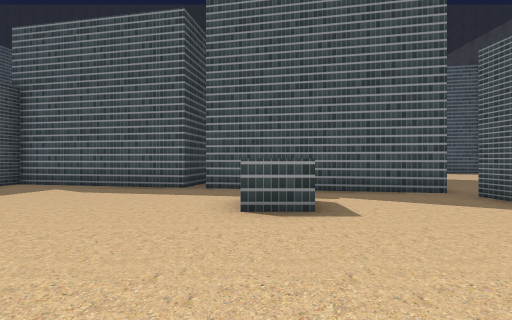
View 1 (above)

24 first-person views from a walk through a 3-D level made in the Unity game engine. The camera is 1.4 m above the floor, looks level and sees 85° across. The floor is counted in squares, 1.87 m on a side. Each view is taken from the middle of a square. On the plan, view 1 faces up. The plan holds only what a view shows up to about 10 squares ahead; the rest is blank. The place goes on beyond the plan. The player is left out. Some surface patterns are stand-ins.

View 2
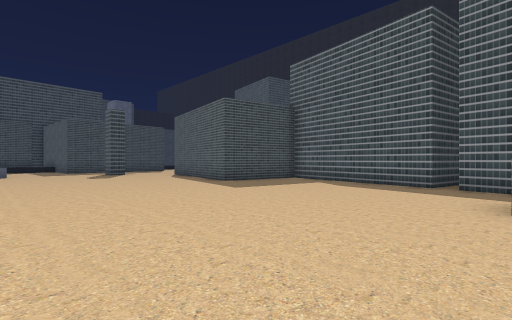

View 3
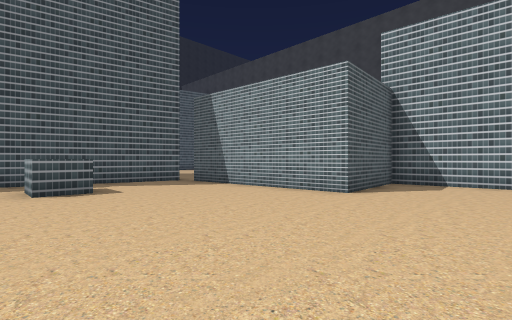

View 4
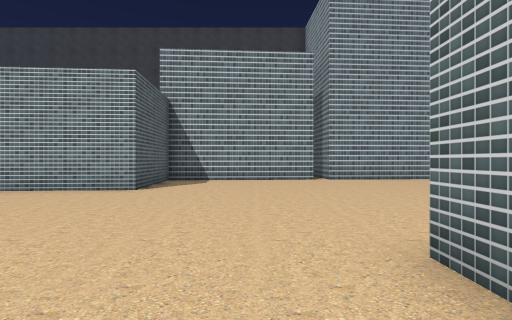

View 5
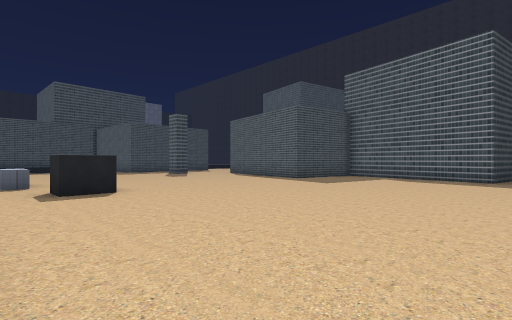

View 6
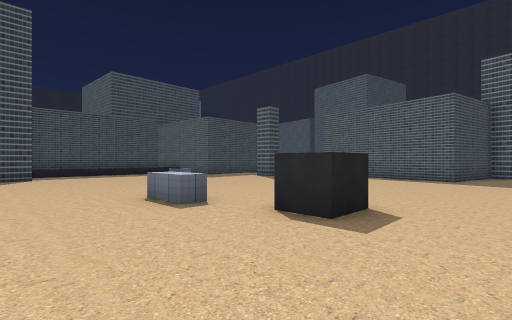

View 7
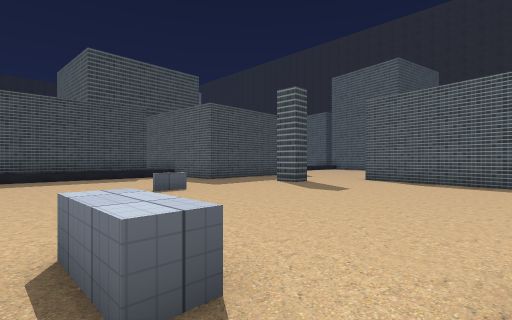

View 8
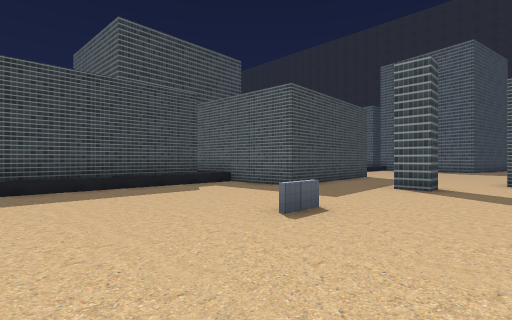

View 9
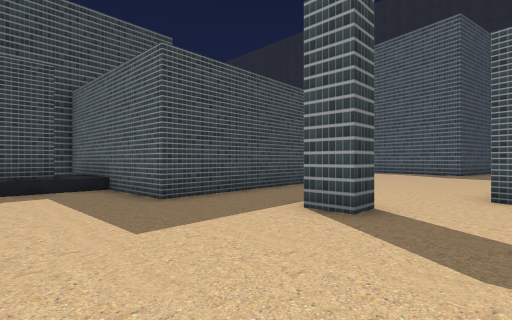

View 10
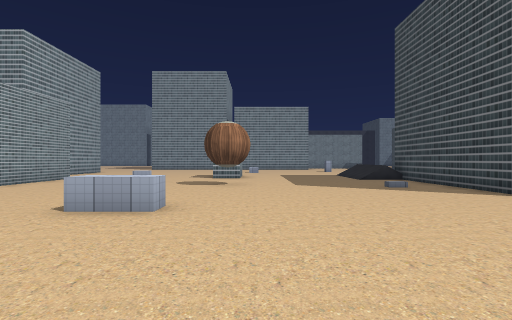

View 11
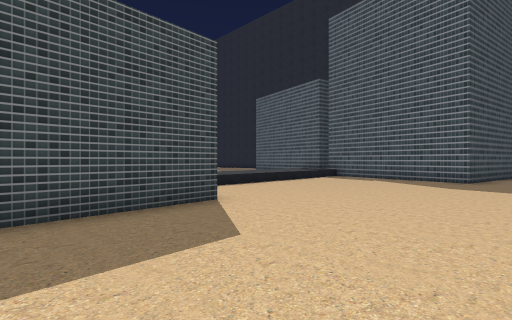

View 12
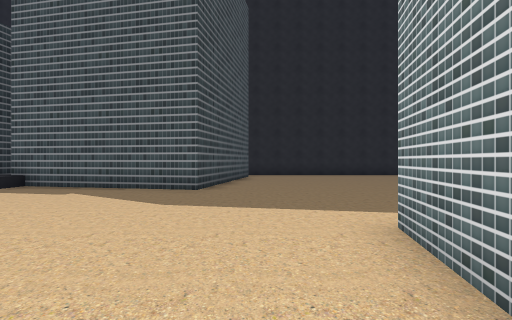

View 13
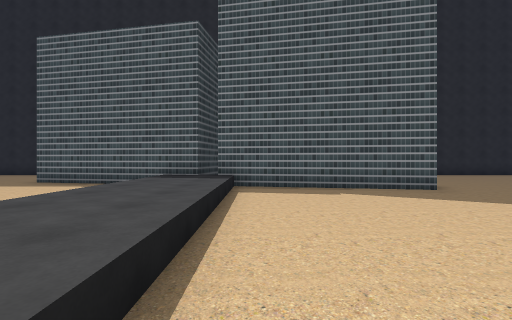

View 14
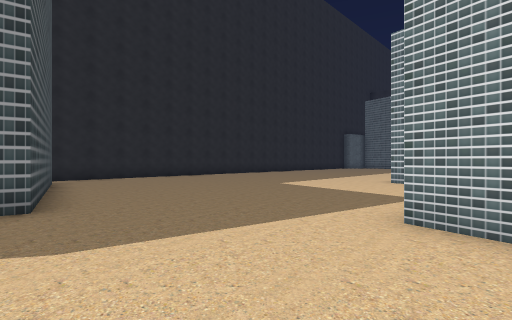

View 15
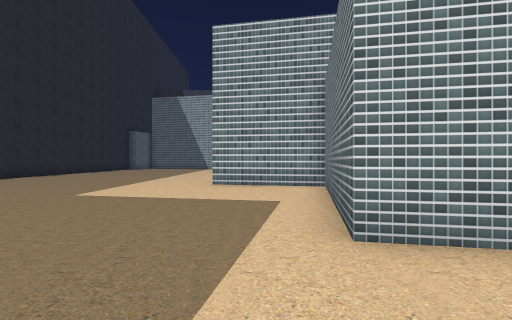

View 16
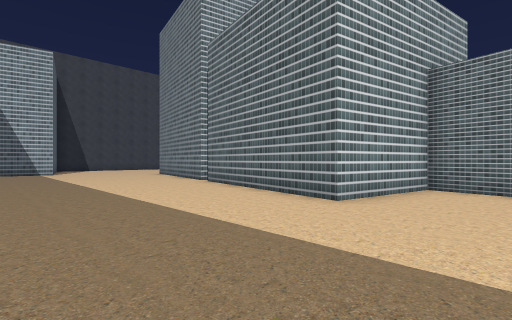

View 17
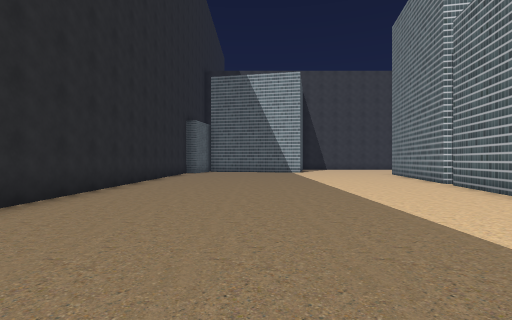

View 18
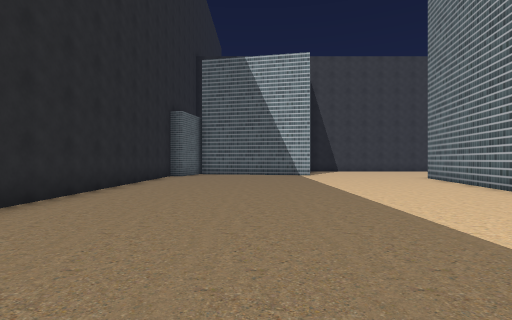

View 19
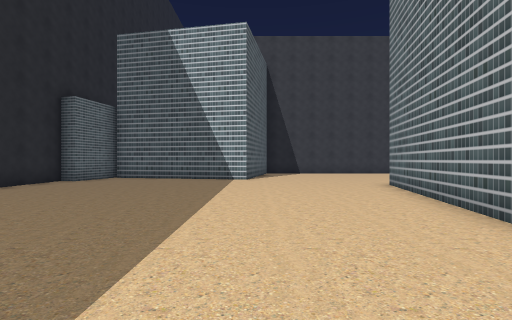

View 20
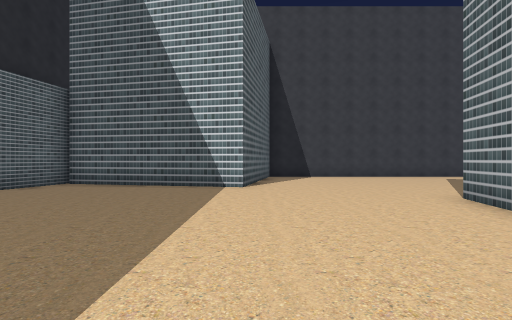

View 21
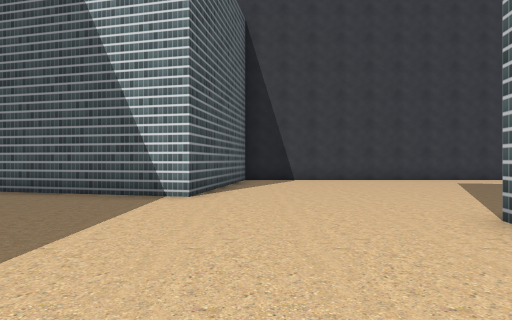

View 22
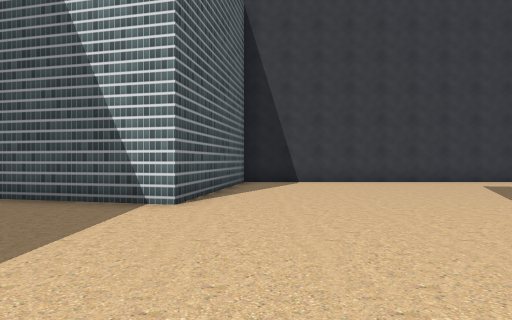

View 23
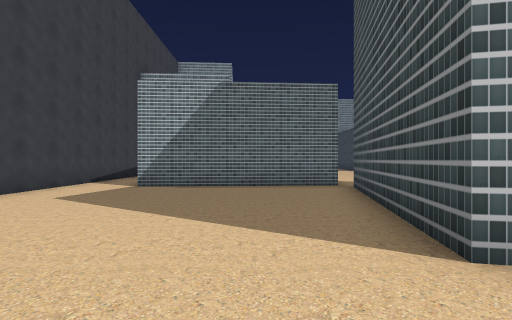

View 24
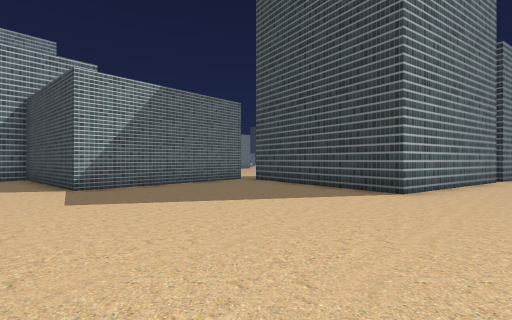

### Floor plan
Key: @ floor where view 1 was taken; # wall or solid block; x gap in a wall; . floor; = window, fence, low wall or low ledge; ^ raised ledge.
Columns run from 25 left of view 1 to 13 right of it. Each row starts with its distance up from view 1.
 23            #        ##############
 22            ..      ..............##
 21           #...    ................#
 20           #....  .................#
 19           #......................##
 18 ####      #......................#
 17 . ^^^######......................##
 16   ^^^....#........................#####
 15   ^^^.................................#
 14   ^^^..............###................#
 13   ^^^..............# ######...........#
 12   ^^^........##...##      #####.......#
 11    ^^........######           #.......#
 10     ^.......##    #           #.......#
  9      .......     ####  #     ##.......#
  8       #.....     #..######   #........#
  7       ##....##   #.......#####........#
  6        #.....#####...........#######..#
  5        #.................^^...#    #..#
  4        #..#..............^....#    #..#
  3      ###......................#    #.
  2  #^^^.........................#    #.
  1     x.........................#    #.#
  0     #.....=..............@....########
 -1     #.....=.......................#
 -2     #............#................#
 -3     #.........^...................#
 -4     #.............................
 -5       #.............     #........
 -6       #.............       .......
 -7       #......#.   ..#        .....
 -8       #...... ..= ..#          ...
 -9       # ........   .#           ..

Positions as (right, up) in squares from view 1, and headings:
1: (0, 0), facing up
2: (0, -1), facing up-left
3: (-1, -3), facing up-right
4: (-2, -3), facing right
5: (-1, -4), facing up-left
6: (-6, -6), facing up-left
7: (-9, -4), facing up-left
8: (-13, -4), facing up-left
9: (-13, 0), facing up-left
10: (-13, 1), facing down
11: (-14, 5), facing up-left
12: (-14, 9), facing up
13: (-20, 9), facing up
14: (-16, 11), facing up-right
15: (-15, 13), facing right
16: (-9, 19), facing down-right
17: (-9, 19), facing right
18: (-6, 19), facing right
19: (-3, 16), facing right
20: (0, 16), facing right
21: (2, 15), facing right
22: (3, 15), facing right
23: (7, 14), facing down
24: (12, 14), facing down-left
